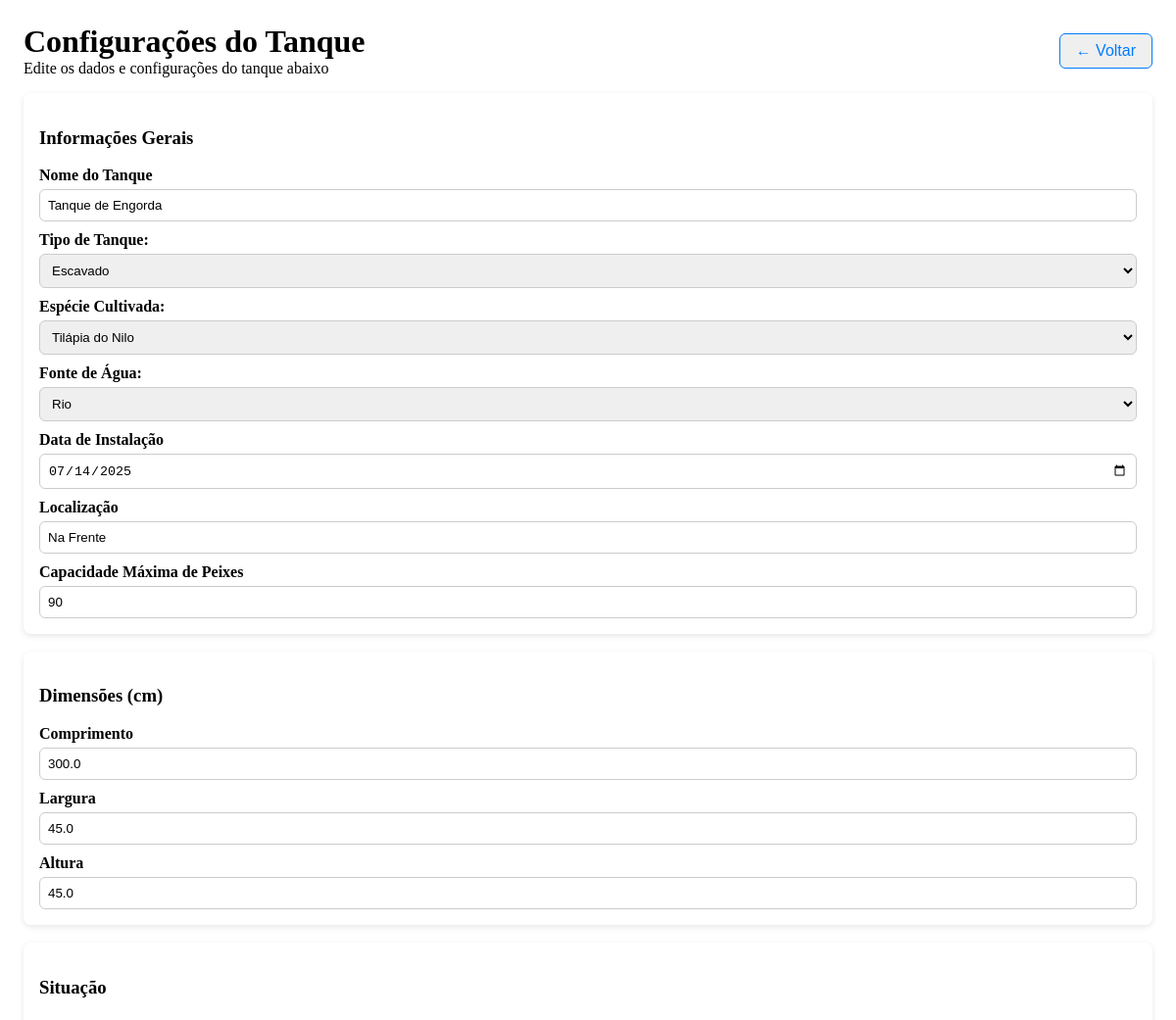
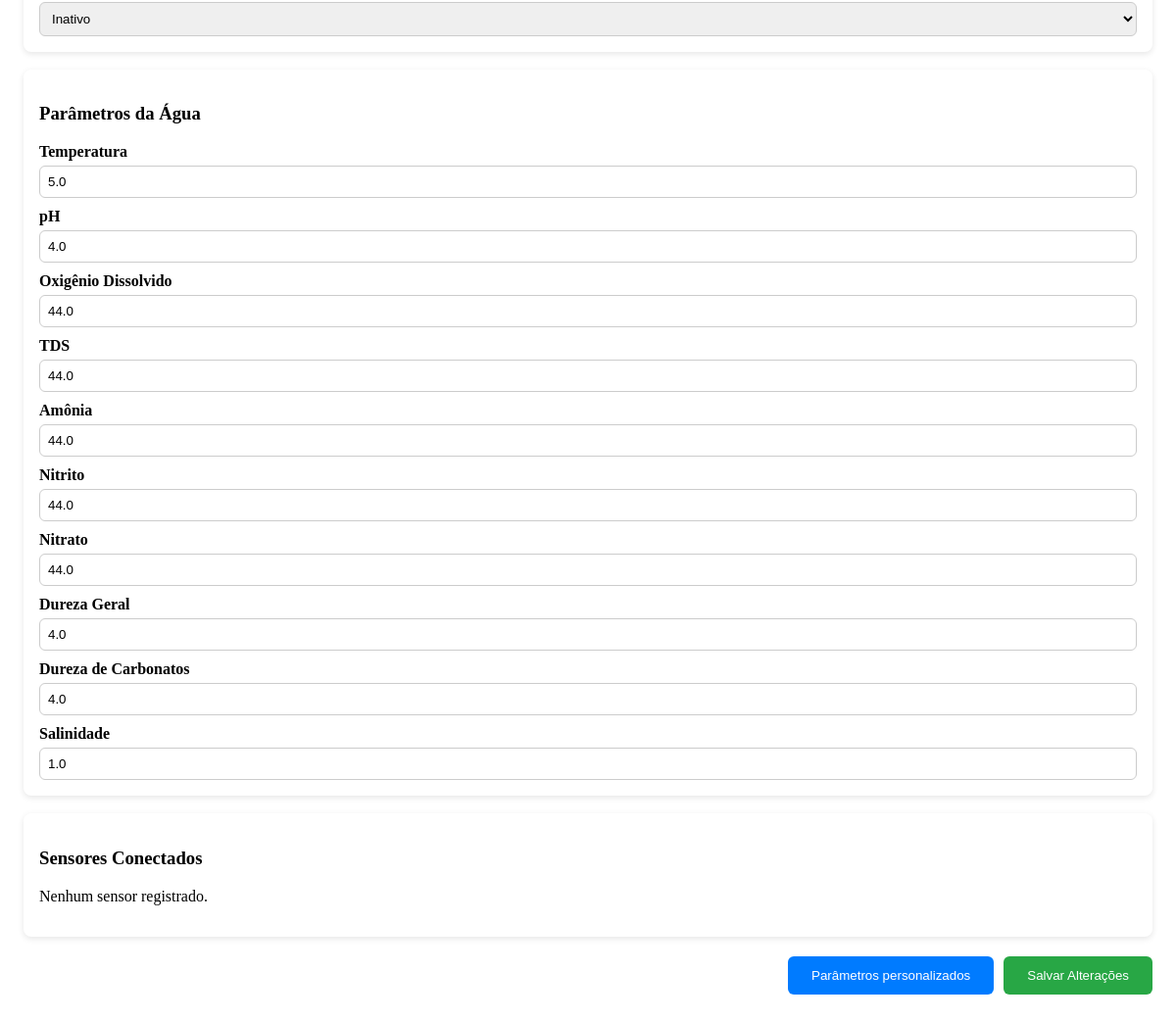
Page /tanque/3/configuracoes/ on the committed database (2 pictures, top to bottom).
### core/models.py (models this page shows, shortened)
class Tanque(models.Model):
    TIPO_CHOICES = [
        ('Escavado', 'Escavado'),
        ('Tanque-rede', 'Tanque-rede'),
        ('Alvenaria', 'Alvenaria'),
        ('Fibra de vidro', 'Fibra de vidro'),
        ('Outro', 'Outro'),
    ]
    ESPECIE_CHOICES = [
        ('Tilápia do Nilo (Oreochromis niloticus)', 'Tilápia do Nilo'),
        ('Tilápia Azul (Oreochromis aureus)', 'Tilápia Azul'),
        ('Tilápia de Moçambique (Oreochromis mossambicus)', 'Tilápia de Moçambique'),
        ('Tilápia de Zanzibar (Oreochromis hornorum)', 'Tilápia de Zanzibar'),
        ('Outro', 'Outro'),
    ]
    FONTE_CHOICES = [
        ('Nascente', 'Nascente'),
        ('Poço artesiano', 'Poço artesiano'),
        ('Rio', 'Rio'),
        ('Abastecimento público', 'Abastecimento público'),
        ('Outro', 'Outro'),
    ]
    SITUACAO_CHOICES = [
        ('Ativo', 'Ativo'),
        ('Manutenção', 'Manutenção'),
        ('Inativo', 'Inativo'),
    ]
    usuario = models.ForeignKey(Usuario, on_delete=models.CASCADE, related_name="tanques")
    nome = models.CharField(max_length=100)
    comprimento = models.FloatField()
    largura = models.FloatField()
    altura = models.FloatField()
    capacidade_maxima = models.PositiveIntegerField(null=True, blank=True)
    tipo = models.CharField(max_length=20, choices=TIPO_CHOICES)
    especie_cultivada = models.CharField(max_length=80, choices=ESPECIE_CHOICES)
    data_instalacao = models.DateField(null=True, blank=True)
    localizacao = models.CharField(max_length=255, blank=True)
    fonte_agua = models.CharField(max_length=30, choices=FONTE_CHOICES, blank=True)
    situacao = models.CharField(max_length=20, choices=SITUACAO_CHOICES)
    temperatura = models.FloatField(null=True, blank=True)
    ph = models.FloatField(null=True, blank=True)
    oxigenio = models.FloatField(null=True, blank=True)
    tds = models.FloatField(null=True, blank=True)
    amonia = models.FloatField(null=True, blank=True)
    nitrito = models.FloatField(null=True, blank=True)
    nitrato = models.FloatField(null=True, blank=True)
    dureza_geral = models.FloatField(null=True, blank=True)
    dureza_carbonatos = models.FloatField(null=True, blank=True)
    salinidade = models.FloatField(null=True, blank=True)

### core/views.py (the view)
# urls.py: path('tanque/<int:tanque_id>/configuracoes/', views.configuracoes_tanque, name='configuracoes_tanque'),
def configuracoes_tanque(request, tanque_id):
    tanque = get_object_or_404(Tanque, id=tanque_id)
    return render(request, 'front/configuracoes_tanque.html', {
        'tanque': tanque,
    })

### core/templates/front/configuracoes_tanque.html (shortened to what this page needs)
{% load static %}
<link rel="stylesheet" href="{% static 'css/estilogeraltemas.css' %}">
<div class="dashboard-content-wrapper"
  style="padding: 1rem; width: 100%; max-width: none; margin: auto; display: flex; flex-direction: column; min-height: 80vh; box-sizing: border-box;">
  <div class="top-header"
    style="display: flex; justify-content: space-between; align-items: center; margin-bottom: 1rem; flex-wrap: wrap; gap: 0.5rem;">
    <div>
      <h1 style="margin: 0;">Configurações do Tanque</h1>
      <p style="margin: 0;">Edite os dados e configurações do tanque abaixo</p>
    </div>
    <button onclick="voltarParaTanques()"
      style="padding: 0.5rem 1rem; font-size: 1rem; cursor: pointer; border-radius: 6px; border: 1px solid #007bff; color: #007bff; transition: background-color 0.3s;">
      ← Voltar
    </button>
  </div>
  <form id="form-configuracoes" method="post" action="{% url 'salvar_configuracoes_tanque' tanque.id %}" onsubmit="event.preventDefault(); enviarFormulario();">
    <div class="card-box">
      <h3>Informações Gerais</h3>
      <label>Nome do Tanque</label>
      <input type="text" name="nome" value="{{ tanque.nome }}" required>
      <label for="tipo">Tipo de Tanque:</label>
      <select id="tipo" name="tipo" required>
        <option value="Escavado" {% if tanque.tipo == "Escavado" %}selected{% endif %}>Escavado</option>
      </select>
      <label for="especie_cultivada">Espécie Cultivada:</label>
      <select id="especie_cultivada" name="especie_cultivada" required>
        <option value="Tilápia do Nilo (Oreochromis niloticus)" {% if tanque.especie_cultivada == "Tilápia do Nilo (Oreochromis niloticus)" %}selected{% endif %}>Tilápia do Nilo</option>
      </select>
      <label for="fonte_agua">Fonte de Água:</label>
      <select id="fonte_agua" name="fonte_agua" required>
        <option value="Rio" {% if tanque.fonte_agua == "Rio" %}selected{% endif %}>Rio</option>
      </select>
      <label>Data de Instalação</label>
      <input type="date" name="data_instalacao" value="{{ tanque.data_instalacao|date:'Y-m-d' }}">
      <label>Localização</label>
      <input type="text" name="localizacao" value="{{ tanque.localizacao }}">
      <label>Capacidade Máxima de Peixes</label>
      <input type="number" name="capacidade_maxima" value="{{ tanque.capacidade_maxima }}">
    </div>
    <br>
    <div class="card-box">
      <h3>Dimensões (cm)</h3>
      <label>Comprimento</label>
      <input type="number" step="0.1" name="comprimento" value="{{ tanque.comprimento }}">
      <label>Largura</label>
      <input type="number" step="0.1" name="largura" value="{{ tanque.largura }}">
      <label>Altura</label>
      <input type="number" step="0.1" name="altura" value="{{ tanque.altura }}">
    </div>
    <br>
    <div class="card-box">
      <h3>Situação</h3>
      <select name="situacao">
        <option value="Inativo" {% if tanque.situacao == 'Inativo' %}selected{% endif %}>Inativo</option>
      </select>
    </div>
    <br>
    <div class="card-box">
      <h3>Parâmetros da Água</h3>
      <label>Temperatura</label>
      <input type="number" step="0.1" name="temperatura" value="{{ tanque.temperatura }}">
      <label>pH</label>
      <input type="number" step="0.1" name="ph" value="{{ tanque.ph }}">
      <label>Oxigênio Dissolvido</label>
      <input type="number" step="0.1" name="oxigenio" value="{{ tanque.oxigenio }}">
      <label>TDS</label>
      <input type="number" step="0.1" name="tds" value="{{ tanque.tds }}">
      <label>Amônia</label>
      <input type="number" step="0.1" name="amonia" value="{{ tanque.amonia }}">
      <label>Nitrito</label>
      <input type="number" step="0.1" name="nitrito" value="{{ tanque.nitrito }}">
      <label>Nitrato</label>
      <input type="number" step="0.1" name="nitrato" value="{{ tanque.nitrato }}">
      <label>Dureza Geral</label>
      <input type="number" step="0.1" name="dureza_geral" value="{{ tanque.dureza_geral }}">
      <label>Dureza de Carbonatos</label>
      <input type="number" step="0.1" name="dureza_carbonatos" value="{{ tanque.dureza_carbonatos }}">
      <label>Salinidade</label>
      <input type="number" step="0.1" name="salinidade" value="{{ tanque.salinidade }}">
    </div>
    <br>
    <div class="card-box">
      <h3>Sensores Conectados</h3>
      {% for sensor in sensores %}
        <p><strong>{{ sensor.tipo }}</strong> - Pino {{ sensor.pino }} - ESP: {{ sensor.esp32.nome }}</p>
      {% empty %}
        <p>Nenhum sensor registrado.</p>
      {% endfor %}
    </div>
    <div style="margin-top: 20px; text-align: right; display: flex; justify-content: flex-end; gap: 10px;">
      <button type="button" data-tanque-id="{{ tanque.id }}" onclick="abrirModalParametros(this)"
        style="padding: 12px 24px; background: #007bff; color: white; border: none; border-radius: 6px; cursor: pointer;">
        Parâmetros personalizados
      </button>
      <button type="submit"
        style="padding: 12px 24px; background: #28a745; color: white; border: none; border-radius: 6px; cursor: pointer;">
        Salvar Alterações
      </button>
    </div>
  </form>
</div>

### core/templates/front/configuracoes_tanque.html (style rules this page uses)
form label { display: block; margin-top: 10px; font-weight: bold; }
form input, form select { width: 100%; padding: 8px; border-radius: 6px; border: 1px solid #ccc; margin-top: 5px; box-sizing: border-box; }
.card-box { border-radius: 8px; padding: 1rem; box-shadow: 0 2px 6px rgba(0,0,0,0.1); }

### rows in the picture
Tanque: nome "Tanque de Engorda", tipo "Escavado", especie_cultivada "Tilápia do Nilo", fonte_agua "Rio", data_instalacao "07/14/2025", localizacao "Na Frente", capacidade_maxima "90", comprimento "300.0", largura "45.0", altura "45.0", situacao "Inativo", temperatura "5.0", ph "4.0", oxigenio "44.0", tds "44.0", amonia "44.0", nitrito "44.0", nitrato "44.0", dureza_geral "4.0", dureza_carbonatos "4.0", salinidade "1.0"
